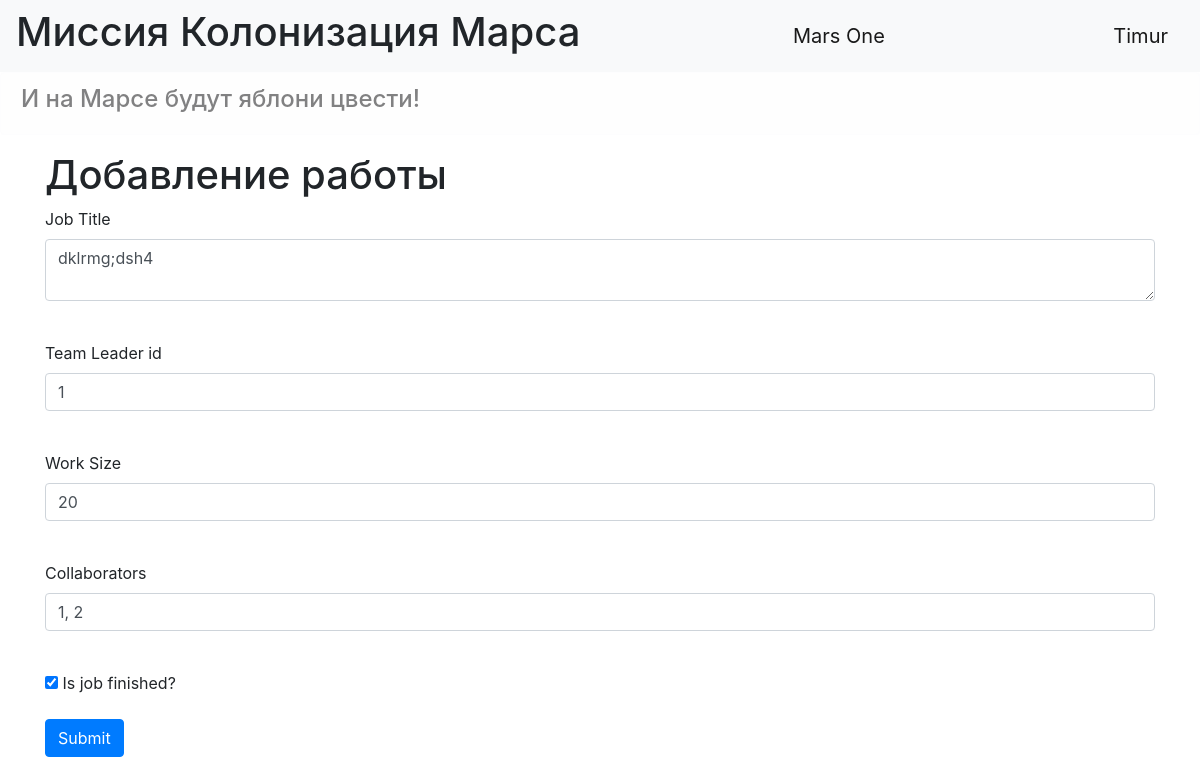
/redact_job/1 (signed in), run on the app's committed database.
### data/users.py (models this page shows, shortened)
class User(SqlAlchemyBase, UserMixin, SerializerMixin):
    __tablename__ = 'users'
    id = sqlalchemy.Column(sqlalchemy.Integer,
                           primary_key=True, autoincrement=True)
    surname = sqlalchemy.Column(sqlalchemy.String)
    name = sqlalchemy.Column(sqlalchemy.String)
    age = sqlalchemy.Column(sqlalchemy.Integer)
    position = sqlalchemy.Column(sqlalchemy.String)
    speciality = sqlalchemy.Column(sqlalchemy.String)
    address = sqlalchemy.Column(sqlalchemy.String)
    email = sqlalchemy.Column(sqlalchemy.String, unique=True)
    hashed_password = sqlalchemy.Column(sqlalchemy.String)
    modified_date = sqlalchemy.Column(sqlalchemy.DateTime)

### data/jobs.py (models this page shows, shortened)
class Jobs(SqlAlchemyBase, UserMixin, SerializerMixin):
    __tablename__ = 'jobs'
    id = sqlalchemy.Column(sqlalchemy.Integer, primary_key=True, autoincrement=True)
    job = sqlalchemy.Column(sqlalchemy.String, nullable=True)
    work_size = sqlalchemy.Column(sqlalchemy.Integer, nullable=True, default=0)
    collaborators = sqlalchemy.Column(sqlalchemy.String, nullable=True)
    start_date = sqlalchemy.Column(sqlalchemy.DateTime, default=datetime.datetime.now)
    end_date = sqlalchemy.Column(sqlalchemy.DateTime, default=datetime.datetime.now)
    is_finished = sqlalchemy.Column(sqlalchemy.Boolean, default=False)
    category = sqlalchemy.Column(sqlalchemy.Integer, sqlalchemy.ForeignKey("category.id"))
    team_leader = sqlalchemy.Column(sqlalchemy.Integer, sqlalchemy.ForeignKey("users.id"))
    user = orm.relation('User')
    categories = orm.relation("Category",
                              secondary="association",
                              backref="jobs")

### main.py (the view, shortened to what this page needs)
@app.route('/redact_job/<int:id>', methods=['GET', 'POST'])
@login_required
def edit_news(id):
    form = JobForm()
    if request.method == "GET":
        db_sess = db_session.create_session()
        job = db_sess.query(Jobs).filter(Jobs.id == id
                                          ).first()
        if job:
            form.collaborators.data = job.collaborators
            form.work_size.data = job.work_size
            form.team_leader.data = job.team_leader
            form.job.data = job.job
            form.is_finished.data = job.is_finished
        else:
            abort(404)
    return render_template('add_job.html',
                           form=form, message=""
                           )

### forms/new_job.py
class JobForm(FlaskForm):
    job = TextAreaField('Job Title', validators=[DataRequired()])
    team_leader = IntegerField("Team Leader id", validators=[DataRequired()])
    work_size = IntegerField("Work Size", validators=[DataRequired()])
    collaborators = StringField('Collaborators', validators=[DataRequired()])
    is_finished = BooleanField("Is job finished?", validators=[DataRequired()])
    submit = SubmitField('Submit', validators=[DataRequired()])

### data/db_session.py (called while the page is built)
def create_session() -> Session:
    global __factory
    return __factory()

### main.py (called while the page is built)
@login_manager.user_loader
def load_user(user_id):
    db_sess = db_session.create_session()
    return db_sess.query(User).get(user_id)

### templates/add_job.html (shortened to what this page needs)
{% extends "base.html" %}
{% block content %}
<h1>Добавление работы</h1>
<form action="" method="post">
    <p>
        {{ form.job.label }}<br>
        {{ form.job(class="form-control") }}<br>
    </p>
    <p>
        {{ form.team_leader.label }}<br>
        {{ form.team_leader(class="form-control") }}<br>
    </p>
    <p>
        {{ form.work_size.label }}<br>
        {{ form.work_size(class="form-control") }}<br>
    </p>
    <p>
        {{ form.collaborators.label }}<br>
        {{ form.collaborators(class="form-control") }}<br>
    </p>
    <p>{{ form.is_finished() }} {{ form.is_finished.label }}</p>
    <p>{{ form.submit(type="submit", class="btn btn-primary") }}</p>
</form>
{% endblock %}

### templates/base.html (shortened to what this page needs)
<!doctype html>
<html lang="en">
<head>
    <link rel="stylesheet"
          href="https://stackpath.bootstrapcdn.com/bootstrap/4.4.1/css/bootstrap.min.css"
>
</head>
<body>
    <header>
        <nav class="navbar navbar-light bg-light">
            <h1>Миссия Колонизация Марса</h1>
            <a class="navbar-brand">Mars One</a>
            {% if current_user.is_authenticated %}
                    <a class="navbar-brand" href="/logout">{{ current_user.name }}</a>
            {% else %}
                <p>
                    <a class="btn btn-primary" href="/register">Зарегистрироваться</a>
                    <a class="btn btn-success" href="/login">Войти</a>
                </p>
            {% endif %}
        </nav>
    </header>
    <div class="alert alert-light">
        <h4>И на Марсе будут яблони цвести!</h4>
    </div>
    <main role="main" class="container">
        {% block content %}{% endblock %}
    </main>
</body>

### data on the page
User: name "Timur"
Jobs: job "dklrmg;dsh4", team_leader "1", work_size "20", collaborators "1, 2", is_finished "☑"
